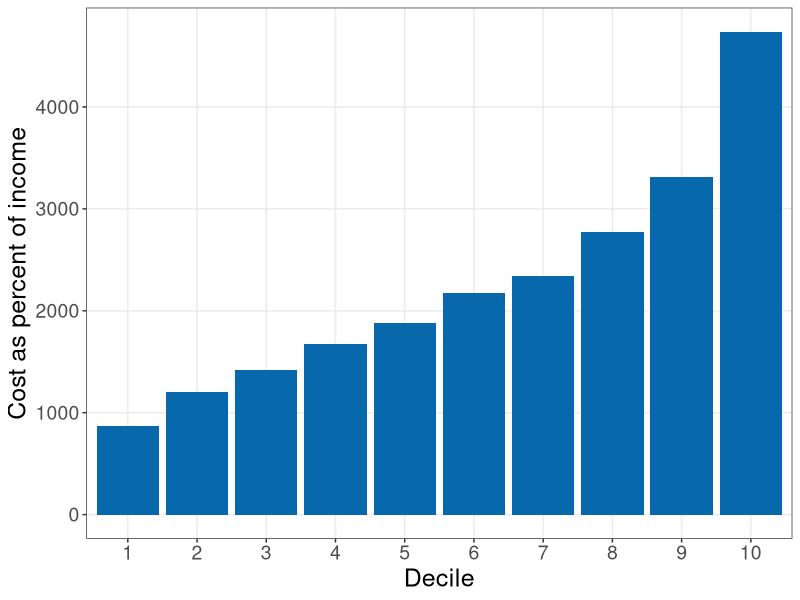
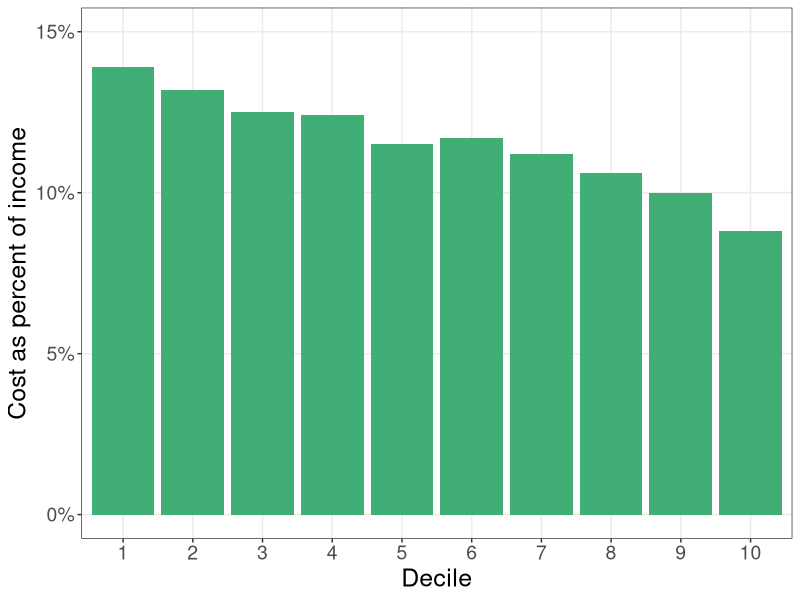

Reproduce these figures in R, in order.
library(readxl)
library(ggplot2)
library(gridExtra)

fremsted_paul <- read_excel("indmarketdemand/fremsted_paul.xlsx")

plot1 <-
  ggplot(fremsted_paul, aes(as.factor(Decile), cost_per_person)) +
  geom_bar(position = "dodge", stat = "identity", fill = "#0868ac") +
  theme_bw()  +
  labs(y = "Cost as percent of income",
       x = "Decile") +
  theme(text = element_text(size = 18),
        axis.text = element_text(size = 14),
        panel.grid.minor = element_blank())


plot2 <-
  ggplot(fremsted_paul, aes(as.factor(Decile), cost_percent_inc)) +
  geom_bar(position = "dodge", stat = "identity", fill = "#41ae76") +
  scale_y_continuous(labels = scales::percent_format(accuracy = 1), limits = c(NA, 0.15)) +
  theme_bw()  +
  labs(y = "Cost as percent of income",
       x = "Decile") +
  theme(text = element_text(size = 18),
        axis.text = element_text(size = 14),
        panel.grid.minor = element_blank())

#plot_fp <- grid.arrange(plot1, plot2, ncol = 2)

ggsave("indmarketdemand/plot_fp_A.pdf", plot1, width = 9, height = 7)
ggsave("indmarketdemand/plot_fp_B.pdf", plot2, width = 9, height = 7)
